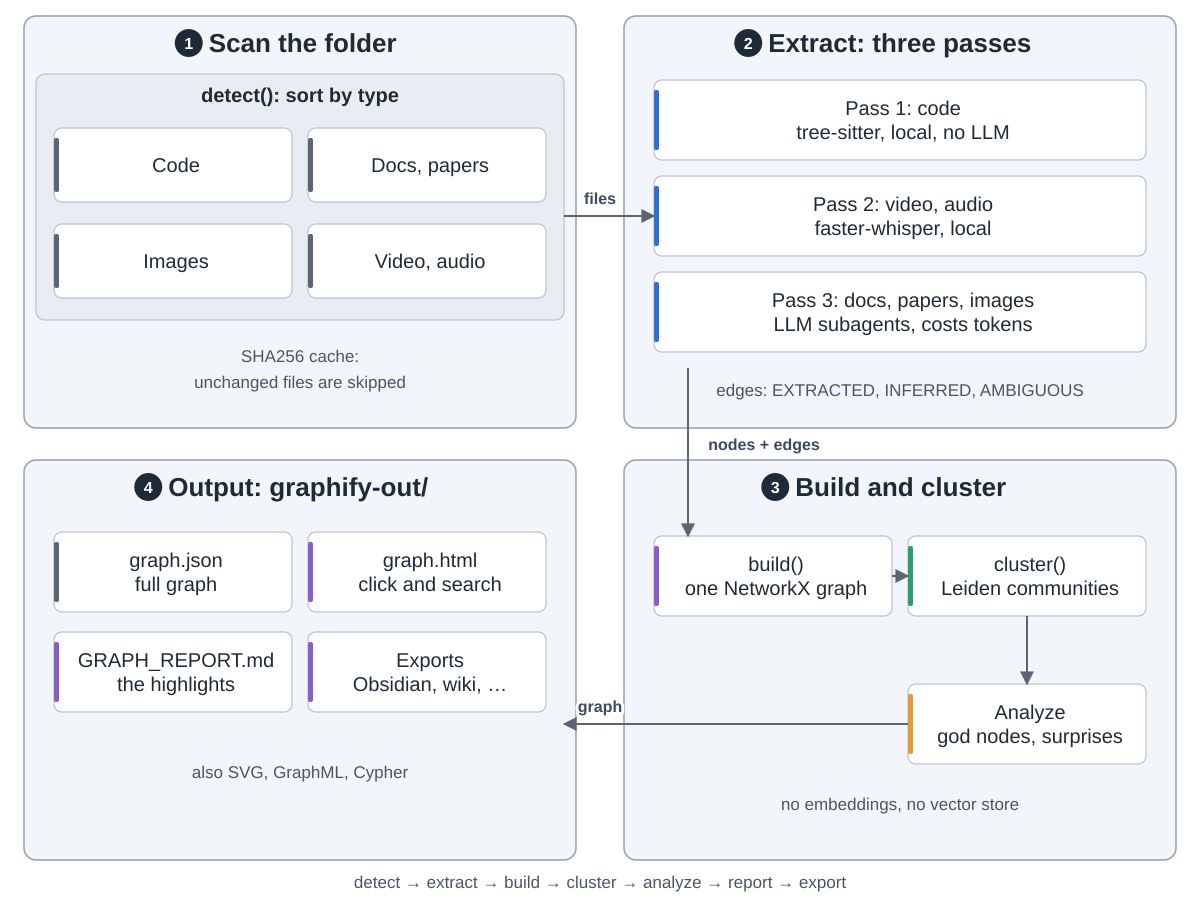

Write the Python code that produced this figure.
"""graphify: how a folder becomes a knowledge graph.  Drawn from the graphify repo
(https://github.com/Graphify-Labs/graphify, ARCHITECTURE.md, docs/how-it-works.md and README.md,
commit 48d7c0e).  Run: python3 diagram.py

Snake order: 1 scan the folder (top left) -> 2 extract in three passes (top right) -> 3 build,
cluster, analyze (bottom right) -> 4 files in graphify-out/ (bottom left)."""
import sys
from pathlib import Path

sys.path.insert(0, str(Path(__file__).resolve().parents[2] / "tools"))
from archdiagram import Diagram  # noqa: E402

d = Diagram("graphify architecture",
            "1 Scan the folder: detect() sorts files into code, docs and papers, images, and video or audio. "
            "A SHA256 cache skips files that have not changed. "
            "2 Extract in three passes. Pass 1 parses code with tree-sitter, locally, with no LLM. "
            "Pass 2 transcribes video and audio with faster-whisper, locally. Pass 3 sends docs, papers, "
            "images and transcripts to parallel LLM subagents, which costs tokens. Every pass returns nodes "
            "and edges, and each edge is tagged EXTRACTED, INFERRED or AMBIGUOUS. "
            "3 Build and cluster: build() makes one NetworkX graph, cluster() finds communities with the "
            "Leiden algorithm, and the analyze helpers find god nodes and surprising connections. "
            "4 Output in graphify-out: graph.json, graph.html and GRAPH_REPORT.md, plus optional exports "
            "such as an Obsidian vault, a wiki, SVG, GraphML and Cypher.")

L, R, W = 24, 624, 552
T1, H1 = 16, 412
T2, H2 = 460, 400

# 1 scan the folder
d.group(L, T1, W, H1, "Scan the folder", 1)
d.sub(L + 12, T1 + 58, W - 24, 246, "detect(): sort by type")
for i, lbl in enumerate(["Code", "Docs, papers", "Images", "Video, audio"]):
    d.card(L + 30 + (i % 2) * 254, T1 + 112 + (i // 2) * 96, lbl, "data", w=238, h=74)
d.note(L + W / 2, T1 + 346, "SHA256 cache:")
d.note(L + W / 2, T1 + 372, "unchanged files are skipped")

# 2 extract
d.group(R, T1, W, H1, "Extract: three passes", 2)
PW, PH = W - 60, 80
for i, lbl in enumerate(["Pass 1: code|tree-sitter, local, no LLM",
                         "Pass 2: video, audio|faster-whisper, local",
                         "Pass 3: docs, papers, images|LLM subagents, costs tokens"]):
    d.card(R + 30, T1 + 64 + i * 96, lbl, "coding", w=PW, h=PH)
d.note(R + W / 2, T1 + 380, "edges: EXTRACTED, INFERRED, AMBIGUOUS")

# 3 build and cluster
d.group(R, T2, W, H2, "Build and cluster", 3)
CW, CH = 238, 80
A = (R + 30, T2 + 76)    # build
B = (R + 284, T2 + 76)   # leiden
C = (R + 284, T2 + 224)  # analyze
d.card(*A, "build()|one NetworkX graph", "write", w=CW, h=CH)
d.card(*B, "cluster()|Leiden communities", "plan", w=CW, h=CH)
d.card(*C, "Analyze|god nodes, surprises", "critic", w=CW, h=CH)
d.arrow(f"M{A[0] + CW} {A[1] + CH / 2}H{B[0]}")
d.arrow(f"M{B[0] + CW / 2} {B[1] + CH}V{C[1]}")
d.note(R + W / 2, T2 + 350, "no embeddings, no vector store")

# 4 outputs
d.group(L, T2, W, H2, "Output: graphify-out/", 4)
for i, (lbl, k) in enumerate([("graph.json|full graph", "data"), ("graph.html|click and search", "write"),
                              ("GRAPH_REPORT.md|the highlights", "write")]):
    d.card(L + 30 + (i % 2) * 254, T2 + 72 + (i // 2) * 100, lbl, k, w=238, h=80)
d.card(L + 284, T2 + 172, "Exports|Obsidian, wiki, …", "write", w=238, h=80)
d.note(L + W / 2, T2 + 318, "also SVG, GraphML, Cypher")

# hand-offs between stages, drawn last so they sit on top
d.arrow(f"M{L + W - 12} {T1 + 200}H{R + 30}", label="files", at=(L + W + 24, T1 + 188))
d.arrow(f"M{R + 64} {T1 + 352}V{A[1]}", label="nodes + edges", at=(R + 140, T1 + H1 + 22))
d.arrow(f"M{C[0]} {C[1] + CH / 2}H{L + W - 12}", label="graph", at=(L + W + 24, C[1] + CH / 2 - 12))

d.note(600, 888, "detect → extract → build → cluster → analyze → report → export")

d.save(Path(__file__).with_name("diagram.svg"))
